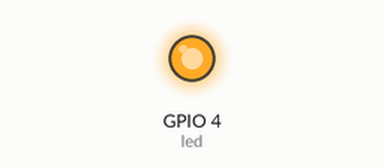
Bench run of a sketch on a simulated ESP32. On the bench: output pins drawn as LEDs (lit = HIGH). The camera gives no picture; what the sketch prints to the serial monitor is not drawn.

Above: at 0.4 s.
Timing chart, 0 to 2.1 s (numbered marks = the images above):
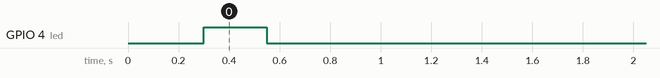

The sketch:

CameraWebServerM.ino
```cpp
#include "esp_camera.h"
#include "camera_index.h"
#include <WiFi.h>
#include <Wire.h>
#include <WiFiUdp.h>
#include <ArduinoOTA.h>

#define PWDN_GPIO_NUM 32
#define RESET_GPIO_NUM -1
#define XCLK_GPIO_NUM 0
#define SIOD_GPIO_NUM 26
#define SIOC_GPIO_NUM 27

#define Y9_GPIO_NUM 35
#define Y8_GPIO_NUM 34
#define Y7_GPIO_NUM 39
#define Y6_GPIO_NUM 36
#define Y5_GPIO_NUM 21
#define Y4_GPIO_NUM 19
#define Y3_GPIO_NUM 18
#define Y2_GPIO_NUM 5
#define VSYNC_GPIO_NUM 25
#define HREF_GPIO_NUM 23
#define PCLK_GPIO_NUM 22

const char *ssid = "LARA";
const char *pwd = "LARA1234";

const int led = 4;

IPAddress staticIP(192, 168, 0, 1);
IPAddress subnet(255, 255, 0, 0);
IPAddress gateway(192, 168, 0, 1);
IPAddress primaryDNS(192, 168, 0, 1);

void motorRev();
void startCameraServer();

void setup()
{
  Serial.begin(115200);
  Serial.setDebugOutput(true);
  pinMode(led, OUTPUT);
  digitalWrite(led, LOW);
  pinMode(step_pin, OUTPUT);
  pinMode(dir_pin, OUTPUT);
  pinMode(bat_pin, OUTPUT);

  camera_config_t config;
  config.ledc_channel = LEDC_CHANNEL_0;
  config.ledc_timer = LEDC_TIMER_0;
  config.pin_d0 = Y2_GPIO_NUM;
  config.pin_d1 = Y3_GPIO_NUM;
  config.pin_d2 = Y4_GPIO_NUM;
  config.pin_d3 = Y5_GPIO_NUM;
  config.pin_d4 = Y6_GPIO_NUM;
  config.pin_d5 = Y7_GPIO_NUM;
  config.pin_d6 = Y8_GPIO_NUM;
  config.pin_d7 = Y9_GPIO_NUM;
  config.pin_xclk = XCLK_GPIO_NUM;
  config.pin_pclk = PCLK_GPIO_NUM;
  config.pin_vsync = VSYNC_GPIO_NUM;
  config.pin_href = HREF_GPIO_NUM;
  config.pin_sscb_sda = SIOD_GPIO_NUM;
  config.pin_sscb_scl = SIOC_GPIO_NUM;
  config.pin_pwdn = PWDN_GPIO_NUM;
  config.pin_reset = RESET_GPIO_NUM;
  config.xclk_freq_hz = 20000000;
  config.pixel_format = PIXFORMAT_JPEG;

  if (psramFound())
  {
    config.frame_size = FRAMESIZE_UXGA;
    config.jpeg_quality = 10;
    config.fb_count = 2;
  }
  else
  {
    config.frame_size = FRAMESIZE_SVGA;
    config.jpeg_quality = 12;
    config.fb_count = 1;
  }

  esp_err_t err = esp_camera_init(&config);
  if (err != ESP_OK)
  {
    Serial.printf("Camera init failed with error 0x%x", err);
    while (1)
    {
      digitalWrite(led, HIGH);
      delay(500);
      digitalWrite(led, LOW);
      delay(200);
    }
  }

  sensor_t *s = esp_camera_sensor_get();
  // initial sensors are flipped vertically and colors are a bit saturated
  if (s->id.PID == OV3660_PID)
  {
    s->set_vflip(s, 1);       // flip it back
    s->set_brightness(s, 1);  // up the brightness just a bit
    s->set_saturation(s, -2); // lower the saturation
  }
  s->set_framesize(s, FRAMESIZE_QVGA);
  WiFi.mode(WIFI_AP);
  WiFi.softAPConfig(staticIP, gateway, subnet);
  WiFi.softAP(ssid, pwd);
  digitalWrite(led, HIGH);
  delay(250);
  digitalWrite(led, LOW);
  delay(250);
  Serial.println("");
  Serial.println("WiFi started");
  startCameraServer();
  Serial.print("Camera Ready! Use 'http://");
  Serial.print(WiFi.softAPIP());
  Serial.println("' to connect");
}

void loop()
{
  delay(10000);
}
```

Source omitted: camera_index.h (data table, 26364 bytes)
